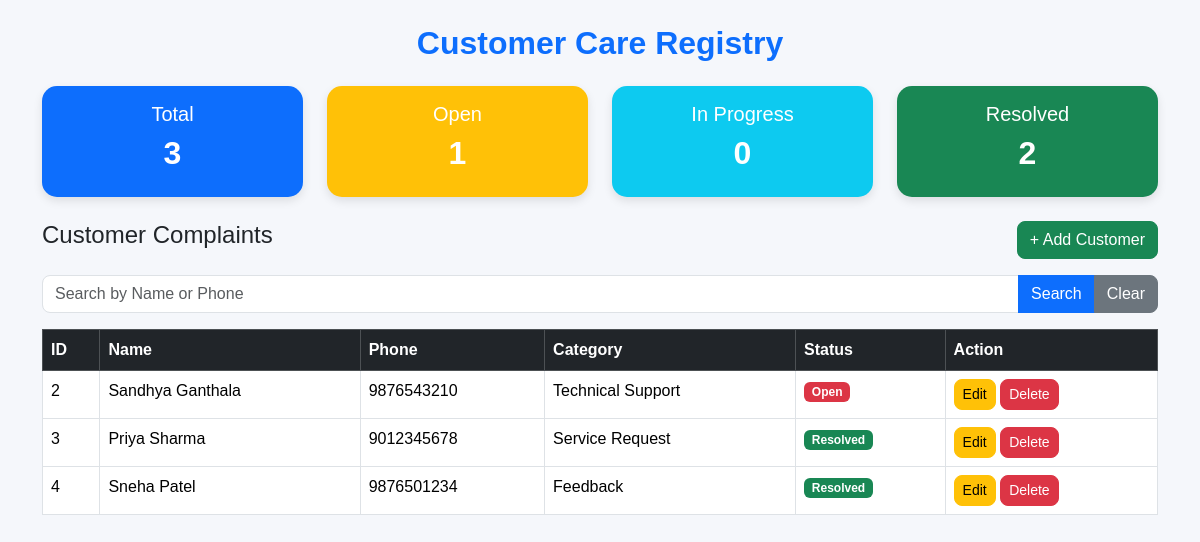
The page / on the database its author committed.
### tables this page shows
CREATE TABLE customers(
id INTEGER PRIMARY KEY AUTOINCREMENT,
name TEXT,
phone TEXT,
email TEXT,
category TEXT,
description TEXT,
priority TEXT,
status TEXT,
date TEXT
);

### app.py (the view)
@app.route('/')
def home():
    search = request.args.get('search', '')
    conn = connect()
    if search:
        customers = conn.execute("""
        SELECT * FROM customers
        WHERE name LIKE ? OR phone LIKE ?
        """, ('%' + search + '%', '%' + search + '%')).fetchall()
    else:
        customers = conn.execute("SELECT * FROM customers").fetchall()
    total = conn.execute("SELECT COUNT(*) FROM customers").fetchone()[0]
    open_c = conn.execute("SELECT COUNT(*) FROM customers WHERE status='Open'").fetchone()[0]
    progress = conn.execute("SELECT COUNT(*) FROM customers WHERE status='In Progress'").fetchone()[0]
    resolved = conn.execute("SELECT COUNT(*) FROM customers WHERE status='Resolved'").fetchone()[0]
    conn.close()
    return render_template(
        "index.html",
        customers=customers,
        total=total,
        open_c=open_c,
        progress=progress,
        resolved=resolved,
        search=search
    )

### app.py (called while the page is built)
def connect():
    conn = sqlite3.connect("database.db")
    conn.row_factory = sqlite3.Row
    return conn

### templates/index.html (shortened to what this page needs)
<!DOCTYPE html>
<html lang="en">
<head>
    <link href="https://cdn.jsdelivr.net/npm/bootstrap@5.3.3/dist/css/bootstrap.min.css" rel="stylesheet">
    <link rel="stylesheet" href="{{ url_for('static', filename='style.css') }}">
</head>
<body>
<div class="container mt-4">
<h2 class="text-center text-primary mb-4">
Customer Care Registry
</h2>
<div class="row mb-4">
<div class="col-md-3">
<div class="card bg-primary text-white text-center p-3">
<h5>Total</h5>
<h2>{{total}}</h2>
</div>
</div>
<div class="col-md-3">
<div class="card bg-warning text-white text-center p-3">
<h5>Open</h5>
<h2>{{open_c}}</h2>
</div>
</div>
<div class="col-md-3">
<div class="card bg-info text-white text-center p-3">
<h5>In Progress</h5>
<h2>{{progress}}</h2>
</div>
</div>
<div class="col-md-3">
<div class="card bg-success text-white text-center p-3">
<h5>Resolved</h5>
<h2>{{resolved}}</h2>
</div>
</div>
</div>
<div class="d-flex justify-content-between mb-3">
<h4>Customer Complaints</h4>
<a href="/add" class="btn btn-success">
+ Add Customer
</a>
</div>
<form method="GET" action="/" class="mb-3">
    <div class="input-group">
        <input
            type="text"
            class="form-control"
            name="search"
            placeholder="Search by Name or Phone"
            value="{{search}}">
        <button class="btn btn-primary">
            Search
        </button>
        <a href="/" class="btn btn-secondary">
            Clear
        </a>
    </div>
</form>
<table class="table table-bordered table-hover">
<thead class="table-dark">
<tr>
<th>ID</th>
<th>Name</th>
<th>Phone</th>
<th>Category</th>
<th>Status</th>
<th>Action</th>
</tr>
</thead>
<tbody>
{% for c in customers %}
<tr>
<td>{{c.id}}</td>
<td>{{c.name}}</td>
<td>{{c.phone}}</td>
<td>{{c.category}}</td>
<td>
{% if c.status=="Resolved" %}
<span class="badge bg-success">
{{c.status}}
</span>
{% elif c.status=="In Progress" %}
<span class="badge bg-warning text-dark">
{{c.status}}
</span>
{% else %}
<span class="badge bg-danger">
{{c.status}}
</span>
{% endif %}
</td>
<td>
<a href="/edit/{{c.id}}" class="btn btn-warning btn-sm">
Edit
</a>
<a href="/delete/{{c.id}}" class="btn btn-danger btn-sm">
Delete
</a>
</td>
</tr>
{% endfor %}
</tbody>
</table>
</div>
</body>
</html>

### static/style.css (style rules this page uses)
body { background:#f5f7fb; font-family:Arial, sans-serif; }
.card { border:none; border-radius:15px; box-shadow:0 4px 10px rgba(0,0,0,.1); }
h2 { font-weight:bold; }
table { background:white; }
.btn { border-radius:8px; }
.form-control, .form-select { border-radius:8px; }
.container { margin-top:30px; }

### templates/index.html (style rules this page uses)
body { background:#f5f7fb; }
.card { border:none; border-radius:15px; box-shadow:0 4px 10px rgba(0,0,0,.1); }
h2 { font-weight:bold; }
table { background:white; }

### rows shown on the page
customers: id "2", name "Sandhya Ganthala", phone "9876543210", category "Technical Support", status "Open"
customers: id "3", name "Priya Sharma", phone "9012345678", category "Service Request", status "Resolved"
customers: id "4", name "Sneha Patel", phone "9876501234", category "Feedback", status "Resolved"

### other values the page prints
{{ total }} "3"
{{ open_c }} "1"
{{ progress }} "0"
{{ resolved }} "2"
